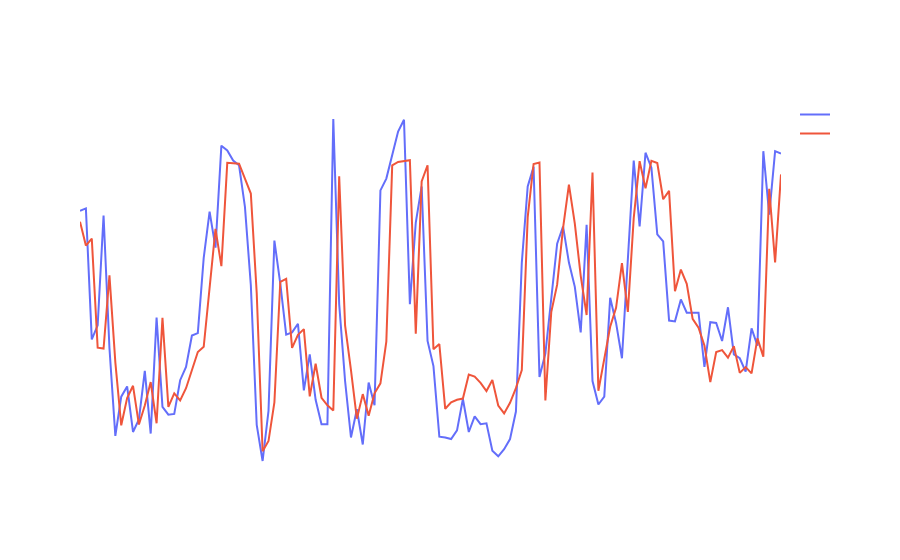

Notebook code for this chart:
### Code cell
# Create figure
fig_model = go.Figure()

# Add traces
fig_model.add_trace(
    go.Scatter(x=Y_Valid_2.index, y=Y_Valid_2, name="Real", mode='lines')
)

# Add traces
fig_model.add_trace(
    go.Scatter(x=preds.index, y=preds, name="Forecast", mode='lines')
)

# Add figure title
fig_model.update_layout(
    title_text="LSTM - Predito X Observado",
                  paper_bgcolor='rgba(0,0,0,0)',plot_bgcolor='rgba(0,0,0,0)', font_color="White")

# Set x and y-axis title
fig_model.update_xaxes(title_text="<b> Date </b>", showgrid=False,showline=True)
fig_model.update_yaxes(title_text="<b> % </b>", showgrid=False,showline=True)
# Set x-axis title
fig_model.update_xaxes(title_text="Data")
fig_model.show()
